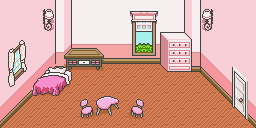

A level layout from a 2D game, rendered from its tile map. Below: a short description, then the map file with its tile-grid data intact:
An orthogonal 32x16 tile map with 8x8 px tiles, 2 tile layers (Base, Over) and 2 objects.

<map version="1.2" tiledversion="1.2.1" orientation="orthogonal" renderorder="right-down" width="32" height="16" tilewidth="8" tileheight="8" infinite="0" nextlayerid="5" nextobjectid="3">
 <tileset firstgid="1" source="home_tracy.tsx" />
 <layer id="2" name="Base" width="32" height="16">
  <data encoding="csv">
1,2,3,4,5,6,7,8,9,10,11,12,13,14,15,16,17,18,19,20,21,22,23,24,25,26,27,28,29,30,31,32,
34,35,36,37,38,39,40,41,42,43,44,45,46,47,48,49,50,51,52,53,54,55,56,57,58,59,60,61,62,63,64,65,
67,68,69,70,71,72,73,74,75,76,77,78,79,80,81,82,83,84,85,86,87,88,89,90,91,92,93,94,95,96,97,98,
100,101,102,103,104,105,106,107,108,109,110,111,112,113,114,115,116,117,118,119,120,121,122,123,124,125,126,127,128,129,130,131,
133,134,135,136,137,138,139,140,141,142,143,144,145,146,147,148,149,150,151,152,153,154,155,156,157,158,159,160,161,162,163,164,
166,167,168,169,170,171,172,173,174,175,176,177,178,179,180,181,182,183,184,185,186,187,188,189,190,191,192,193,194,195,196,197,
199,200,201,202,203,204,205,206,207,208,209,210,211,212,213,214,215,216,217,218,219,220,221,222,223,224,225,226,227,228,229,230,
232,233,234,235,236,237,238,239,240,241,242,243,244,245,246,247,248,249,250,251,252,253,254,255,256,257,258,259,260,261,262,263,
265,266,267,268,269,270,271,272,273,274,275,276,277,278,279,280,281,282,283,284,285,286,287,288,289,290,291,292,293,294,295,296,
298,299,300,301,302,303,304,305,306,307,308,309,310,311,312,313,314,315,316,317,318,319,320,321,322,323,324,325,326,327,328,329,
331,332,333,334,335,336,337,338,339,340,341,342,343,344,345,346,347,348,349,350,351,352,353,354,355,356,357,358,359,360,361,362,
364,365,366,367,368,369,370,371,372,373,374,375,376,377,378,379,380,381,382,383,384,385,386,387,388,389,390,391,392,393,394,395,
397,398,399,400,401,402,403,404,405,406,407,408,409,410,411,412,413,414,415,416,417,418,419,420,421,422,423,424,425,426,427,428,
430,431,432,433,434,435,436,437,438,439,440,441,442,443,444,445,446,447,448,449,450,451,452,453,454,455,456,457,458,459,460,461,
463,464,465,466,467,468,469,470,471,472,473,474,475,476,477,478,479,480,481,482,483,484,485,486,487,488,489,490,491,492,493,494,
496,497,498,499,500,501,502,503,504,505,506,507,508,509,510,511,512,513,514,515,516,517,518,519,520,521,522,523,524,525,526,527
</data>
 </layer>
 <layer id="3" name="Over" width="32" height="16">
  <data encoding="csv">
0,0,0,0,0,0,0,0,0,0,0,0,0,0,0,0,0,0,0,0,0,0,0,0,0,0,0,0,0,0,0,0,
0,0,0,0,0,0,0,0,0,0,0,0,0,0,0,0,0,0,0,0,0,0,0,0,0,0,0,0,0,0,0,0,
0,0,0,0,0,0,0,0,0,0,0,0,0,0,0,0,0,0,0,0,0,0,0,0,0,0,0,0,0,0,0,0,
0,0,0,0,0,0,0,0,0,0,0,0,0,0,0,0,0,0,0,0,0,0,0,0,0,0,0,0,0,0,0,0,
0,0,0,0,0,0,0,0,0,0,0,0,0,0,0,0,0,0,0,0,0,0,0,0,0,0,0,0,0,0,0,0,
0,0,0,0,0,0,0,0,0,0,0,0,0,0,0,0,0,0,0,0,0,0,0,0,0,0,0,0,0,0,0,0,
0,0,0,0,0,0,0,0,0,0,0,0,0,0,0,0,0,0,0,0,0,0,0,0,0,0,0,0,0,0,0,0,
0,0,0,0,0,0,0,0,0,0,0,0,0,0,0,0,0,0,0,0,0,0,0,0,0,0,0,0,0,0,0,0,
0,0,0,0,0,0,0,0,0,0,0,0,0,0,0,0,0,0,0,0,0,0,0,0,0,0,0,0,0,0,0,0,
0,0,0,0,0,0,0,0,0,0,0,0,0,0,0,0,0,0,0,0,0,0,0,0,0,0,0,0,0,0,0,0,
0,0,0,0,0,0,0,0,0,0,0,0,0,0,0,0,0,0,0,0,0,0,0,0,0,0,0,0,0,0,0,0,
0,0,0,0,0,0,0,0,0,0,0,0,0,0,0,0,0,0,0,0,0,0,0,0,0,0,0,0,0,0,0,0,
0,0,0,0,0,0,0,0,0,0,33,0,66,99,132,0,0,165,0,0,0,0,0,0,0,0,0,0,0,0,0,0,
0,0,0,0,0,0,0,0,0,0,0,0,0,0,0,0,0,0,0,0,0,0,0,0,0,0,0,0,0,0,0,0,
0,0,0,0,0,0,0,0,0,0,0,0,0,0,0,0,0,0,0,0,0,0,0,0,0,0,0,0,0,0,0,0,
0,0,0,0,0,0,0,0,0,0,0,0,0,0,0,0,0,0,0,0,0,0,0,0,0,0,0,0,0,0,0,0
</data>
 </layer>
 <objectgroup id="4" name="Collisions">
  <object id="1" x="256" y="128">
   <polygon points="0,0 -8,-8 -8,-48 -24,-64 -24,-24 -56,-56 -88,-56 -96,-64 -152,-64 -152,-56 -184,-56 -184,-48 -200,-32 -224,-32 -256,0 -256,-128 0,-128" />
  </object>
  <object id="2" x="0" y="128" width="256" height="8" />
 </objectgroup>
</map>